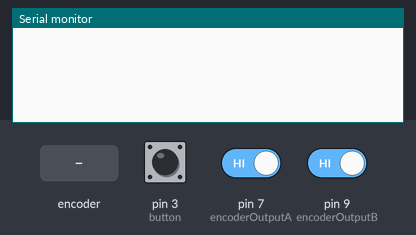
Bench run of a sketch on a simulated Arduino Uno, built with avr-gcc and run on an emulated ATmega328P. Shown: the last lines printed to the serial monitor. Inputs (shaded band) come from the test bench; at power-on: pin 3 (button) HIGH, pin 7 (encoderOutputA) HIGH, pin 9 (encoderOutputB) HIGH.

Above: at 1.2 s.
1.3 s: rotary encoder on pin 7 (encoderOutputA) / pin 9 (encoderOutputB) turned 1 step (first pin leading)
At 2.1 s:
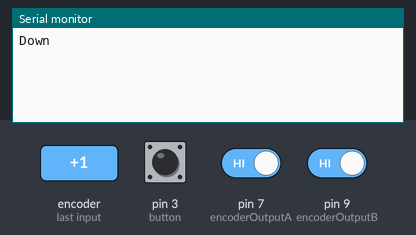
3.0 s: pin 3 (button) pulled LOW for 0.15 s
At 4.2 s:
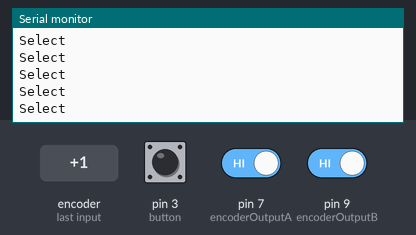
4.6 s: rotary encoder on pin 7 (encoderOutputA) / pin 9 (encoderOutputB) turned 2 steps (second pin leading)
At 5.7 s:
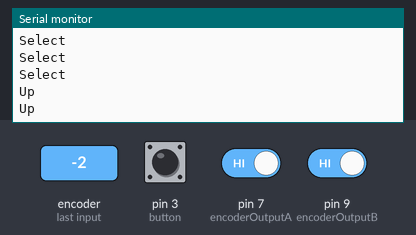

The sketch:

Rotary_Encoder_Test.ino
```cpp
#define encoderOutputA 7
#define encoderOutputB 9
#define button 3

int aState;
int aLastState;
int LastEncoderTrueOutput = -1; // To stop duplicate outputs


void setup() {
  Serial.begin(9600);
  pinMode(encoderOutputA,INPUT);
  pinMode(encoderOutputB,INPUT);
  pinMode(button,INPUT);

  // Reads the initial state of the encoderOutputA
  aLastState = digitalRead(encoderOutputA);
}

int listenForEncoder() {
  /* Returns:
  *  0 - False
  *  1 - Up
  *  2 - Down
  *  3 - Button Pressed
  */

  int returnValue = 0;

  aState = digitalRead(encoderOutputA); // Reads the "current" state of the encoderOutputA
  // If the previous and the current state of the encoderOutputA are different, that means a Pulse has occured
  if (aState != aLastState){
    // If the encoderOutputB state is different to the encoderOutputA state, that means the encoder is rotating clockwise
    if (digitalRead(encoderOutputB) != aState) {
      returnValue = 1;
    } else {
      returnValue = 2;
    }
  }
  aLastState = aState; // Updates the previous state of the encoderOutputA with the current state

  if(!digitalRead(button)) {
    returnValue = 3;
  }


  // Don't return double outputs
  if(LastEncoderTrueOutput == returnValue) {
    returnValue = 0;
    LastEncoderTrueOutput = -1;
  } else if(returnValue != 0) {
    LastEncoderTrueOutput = returnValue;

    //Debug
     if(returnValue == 1) {
       Serial.println("Down");
     }
     else if(returnValue == 2) {
       Serial.println("Up");
     }
     else if(returnValue == 3) {
       Serial.println("Select");
     }
    //EndDebug
  }

  return returnValue;
}


void loop() {
  listenForEncoder();
}
```

Measured:
- after the input at 1.3 s, the serial monitor: prints a new line at once (image 1)
- after the input at 3.0 s, the serial monitor: prints a new line at once (image 2)
- after the input at 4.6 s, the serial monitor: prints a new line at once (image 3)
